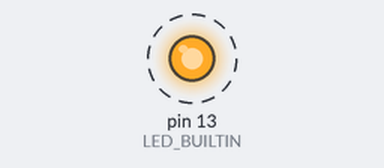
A sketch run on a simulated Teensy 4. On the bench: output pins drawn as LEDs (lit = HIGH). Dashed ring = blinking. Random numbers use the default seed unless the sketch sets one; what the sketch prints to the serial monitor is not drawn.

Above: at 0.3 s.
Timing chart, 0 to 3.1 s (numbered marks = the images above):
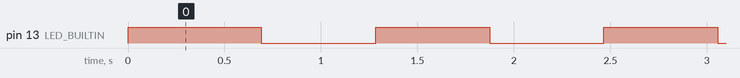

The sketch:

inear_teensy_firmware_optimized.ino
```cpp
/*
 * InEar Teensy OPTIMIZED Firmware for Teensy 4.1
 *
 * SIMULATION MODE: Generates synthetic data for all sensors
 * Streams VARIABLE-LENGTH packets over USB at 1kHz to Open Ephys
 *
 * Optimized Protocol Features:
 * - Variable packet sizes (26-55 bytes) based on data content
 * - Multi-rate sensor sampling (EEG 1kHz, Accel 250Hz, PPG 100Hz, Health 10Hz)
 * - Enumerated packet types for efficient parsing
 * - Sequence numbers for gap detection
 *
 * Must be used with "InEar Teensy Opt" plugin in Open Ephys!
 */

#include <SPI.h>

// ============================================================================
// CONFIGURATION
// ============================================================================

#define SIMULATION_MODE true   // Set to false for real hardware
#define SAMPLE_RATE_HZ 1000
#define USB_BAUD 2000000

// ============================================================================
// PROTOCOL CONSTANTS (must match plugin OptimizedProtocol.h!)
// ============================================================================

#define SYNC_BYTE_1     0xA5
#define SYNC_BYTE_2     0x5A
#define FOOTER_BYTE_1   0xC0
#define FOOTER_BYTE_2   0xC0

#define NUM_EEG_CHANNELS   5
#define NUM_ACCEL_CHANNELS 3
#define NUM_PPG_CHANNELS   3

#define SIZE_EEG       15    // 5ch × 24-bit = 15 bytes
#define SIZE_ACCEL     6     // 3ch × 16-bit = 6 bytes
#define SIZE_PPG       18    // 3ch × 48-bit = 18 bytes
#define SIZE_HEALTH    4     // Temp(2) + Battery(2) = 4 bytes
#define SIZE_MARKER    1     // 1 byte
#define SIZE_HEADER    8     // Sync(2) + Type(1) + Seq(1) + Timestamp(4)
#define SIZE_FOOTER    3     // Checksum(1) + Footer(2)

#define MAX_PACKET_SIZE 55   // Full sync with marker

// Packet types
#define PKT_EEG_ONLY           0x00
#define PKT_EEG_ACCEL          0x01
#define PKT_EEG_PPG            0x02
#define PKT_EEG_ACCEL_PPG      0x03
#define PKT_EEG_HEALTH         0x04
#define PKT_EEG_ACCEL_HEALTH   0x05
#define PKT_EEG_FULL_SYNC      0x06

#define PKT_MARKER_FLAG        0x10  // OR with base type to add marker

// Math constants
#ifndef TWO_PI
#define TWO_PI 6.283185307179586
#endif

#ifndef M_PI
#define M_PI 3.14159265358979323846
#endif

// ============================================================================
// GLOBAL VARIABLES
// ============================================================================

uint8_t packetBuffer[MAX_PACKET_SIZE];
uint8_t packetSequence = 0;
uint32_t sampleCount = 0;

// Simulation variables
float simTime = 0.0f;
const float simDeltaT = 1.0f / SAMPLE_RATE_HZ;

// Timing
IntervalTimer sampleTimer;
volatile bool dataReady = false;

// EEG simulation frequencies (Hz) for each channel
const float eegFreqs[NUM_EEG_CHANNELS] = {3.0f, 6.0f, 10.0f, 20.0f, 40.0f};

// Current sensor values (for sample-and-hold on multi-rate sensors)
int16_t accelValues[3] = {0, 0, 0};
int64_t ppgValues[3] = {0, 0, 0};
int16_t temperature = 3650;  // 36.50°C in centi-degrees
int16_t battery = 4200;      // 4200 mV
uint8_t markerByte = 0;

// ============================================================================
// PACKET TYPE DETERMINATION
// ============================================================================

uint8_t getPacketType(uint32_t sampleNum, bool hasMarker)
{
    uint8_t baseType;

    if (sampleNum % 1000 == 0)
    {
        // Full sync every 1000 samples (1 Hz)
        baseType = PKT_EEG_FULL_SYNC;
    }
    else if (sampleNum % 100 == 0)
    {
        // Health data every 100 samples (10 Hz)
        if (sampleNum % 4 == 0)
            baseType = PKT_EEG_ACCEL_HEALTH;  // Also include accel if aligned
        else
            baseType = PKT_EEG_HEALTH;
    }
    else if (sampleNum % 20 == 0)
    {
        // Both accel (250Hz) and PPG (100Hz) aligned
        baseType = PKT_EEG_ACCEL_PPG;
    }
    else if (sampleNum % 10 == 0)
    {
        // PPG every 10 samples (100 Hz)
        baseType = PKT_EEG_PPG;
    }
    else if (sampleNum % 4 == 0)
    {
        // Accel every 4 samples (250 Hz)
        baseType = PKT_EEG_ACCEL;
    }
    else
    {
        // EEG only
        baseType = PKT_EEG_ONLY;
    }

    if (hasMarker)
    {
        baseType |= PKT_MARKER_FLAG;
    }

    return baseType;
}

int getPacketSize(uint8_t packetType)
{
    int size = SIZE_HEADER + SIZE_EEG + SIZE_FOOTER;

    // Marker flag adds 1 byte
    if (packetType & PKT_MARKER_FLAG)
    {
        size += SIZE_MARKER;
    }

    // Get base type
    uint8_t baseType = packetType & 0x0F;

    switch (baseType)
    {
        case PKT_EEG_ONLY:
            break;
        case PKT_EEG_ACCEL:
            size += SIZE_ACCEL;
            break;
        case PKT_EEG_PPG:
            size += SIZE_PPG;
            break;
        case PKT_EEG_ACCEL_PPG:
            size += SIZE_ACCEL + SIZE_PPG;
            break;
        case PKT_EEG_HEALTH:
            size += SIZE_HEALTH;
            break;
        case PKT_EEG_ACCEL_HEALTH:
            size += SIZE_ACCEL + SIZE_HEALTH;
            break;
        case PKT_EEG_FULL_SYNC:
            size += SIZE_ACCEL + SIZE_PPG + SIZE_HEALTH;
            break;
    }

    return size;
}

// ============================================================================
// DATA GENERATION (SIMULATION)
// ============================================================================

void generateSimulatedData(uint8_t packetType)
{
    uint8_t baseType = packetType & 0x0F;
    bool includeAccel = (baseType == PKT_EEG_ACCEL || baseType == PKT_EEG_ACCEL_PPG ||
                         baseType == PKT_EEG_ACCEL_HEALTH || baseType == PKT_EEG_FULL_SYNC);
    bool includePPG = (baseType == PKT_EEG_PPG || baseType == PKT_EEG_ACCEL_PPG ||
                       baseType == PKT_EEG_FULL_SYNC);
    bool includeHealth = (baseType == PKT_EEG_HEALTH || baseType == PKT_EEG_ACCEL_HEALTH ||
                          baseType == PKT_EEG_FULL_SYNC);

    // Update accelerometer (250 Hz)
    if (includeAccel)
    {
        accelValues[0] = (int16_t)(100 * sin(TWO_PI * 0.2f * simTime));  // X
        accelValues[1] = (int16_t)(50 * sin(TWO_PI * 0.15f * simTime));   // Y
        accelValues[2] = (int16_t)(16384 + 30 * sin(TWO_PI * 0.25f * simTime)); // Z (gravity)
    }

    // Update PPG (100 Hz)
    if (includePPG)
    {
        float heartRate = 1.2f;  // ~72 BPM
        float heartPhase = fmod(simTime * heartRate, 1.0f);

        float ppgPulse = 0;
        if (heartPhase < 0.15f)
        {
            ppgPulse = sin(M_PI * heartPhase / 0.15f);
        }
        else if (heartPhase < 0.4f)
        {
            float decay = (heartPhase - 0.15f) / 0.25f;
            ppgPulse = cos(M_PI * decay * 0.5f) * 0.8f;
            if (heartPhase > 0.25f && heartPhase < 0.32f)
            {
                ppgPulse += 0.15f * sin(M_PI * (heartPhase - 0.25f) / 0.07f);
            }
        }

        ppgValues[0] = (int64_t)(100000000000LL + ppgPulse * 5000000000LL);   // Red
        ppgValues[1] = (int64_t)(120000000000LL + ppgPulse * 6000000000LL);   // IR
        ppgValues[2] = (int64_t)(80000000000LL + ppgPulse * 4000000000LL);    // Green
    }

    // Update health (10 Hz)
    if (includeHealth)
    {
        temperature = (int16_t)(3650 + 10 * sin(TWO_PI * 0.001f * simTime));  // ~36.5°C
        battery = (int16_t)(4200 - (simTime * 0.01f));  // Slow discharge
        if (battery < 3700) battery = 3700;
    }

    simTime += simDeltaT;
}

// ============================================================================
// PACKET BUILDING
// ============================================================================

void packInt24BE(uint8_t* dest, int32_t value)
{
    dest[0] = (value >> 16) & 0xFF;
    dest[1] = (value >> 8) & 0xFF;
    dest[2] = value & 0xFF;
}

void packInt16BE(uint8_t* dest, int16_t value)
{
    dest[0] = (value >> 8) & 0xFF;
    dest[1] = value & 0xFF;
}

void packInt48BE(uint8_t* dest, int64_t value)
{
    dest[0] = (value >> 40) & 0xFF;
    dest[1] = (value >> 32) & 0xFF;
    dest[2] = (value >> 24) & 0xFF;
    dest[3] = (value >> 16) & 0xFF;
    dest[4] = (value >> 8) & 0xFF;
    dest[5] = value & 0xFF;
}

void packUint32BE(uint8_t* dest, uint32_t value)
{
    dest[0] = (value >> 24) & 0xFF;
    dest[1] = (value >> 16) & 0xFF;
    dest[2] = (value >> 8) & 0xFF;
    dest[3] = value & 0xFF;
}

int buildPacket(uint8_t packetType)
{
    uint8_t baseType = packetType & 0x0F;
    bool hasMarker = (packetType & PKT_MARKER_FLAG) != 0;

    bool includeAccel = (baseType == PKT_EEG_ACCEL || baseType == PKT_EEG_ACCEL_PPG ||
                         baseType == PKT_EEG_ACCEL_HEALTH || baseType == PKT_EEG_FULL_SYNC);
    bool includePPG = (baseType == PKT_EEG_PPG || baseType == PKT_EEG_ACCEL_PPG ||
                       baseType == PKT_EEG_FULL_SYNC);
    bool includeHealth = (baseType == PKT_EEG_HEALTH || baseType == PKT_EEG_ACCEL_HEALTH ||
                          baseType == PKT_EEG_FULL_SYNC);

    int offset = 0;

    // Header: Sync(2) + Type(1) + Seq(1) + Timestamp(4) = 8 bytes
    packetBuffer[offset++] = SYNC_BYTE_1;
    packetBuffer[offset++] = SYNC_BYTE_2;
    packetBuffer[offset++] = packetType;
    packetBuffer[offset++] = packetSequence++;

    uint32_t timestamp = micros();
    packUint32BE(&packetBuffer[offset], timestamp);
    offset += 4;

    // EEG data (always present): 5ch × 24-bit = 15 bytes
    for (int ch = 0; ch < NUM_EEG_CHANNELS; ch++)
    {
        float amplitude = 100000.0f;
        float signal = amplitude * sin(TWO_PI * eegFreqs[ch] * simTime);
        signal += (random(-1000, 1000));
        int32_t eegValue = (int32_t)signal;
        packInt24BE(&packetBuffer[offset], eegValue);
        offset += 3;
    }

    // Marker (if present): 1 byte
    if (hasMarker)
    {
        packetBuffer[offset++] = markerByte;
    }

    // Accel (if present): 3ch × 16-bit = 6 bytes
    if (includeAccel)
    {
        for (int ch = 0; ch < NUM_ACCEL_CHANNELS; ch++)
        {
            packInt16BE(&packetBuffer[offset], accelValues[ch]);
            offset += 2;
        }
    }

    // PPG (if present): 3ch × 48-bit = 18 bytes
    if (includePPG)
    {
        for (int ch = 0; ch < NUM_PPG_CHANNELS; ch++)
        {
            packInt48BE(&packetBuffer[offset], ppgValues[ch]);
            offset += 6;
        }
    }

    // Health (if present): Temp(2) + Battery(2) = 4 bytes
    if (includeHealth)
    {
        packInt16BE(&packetBuffer[offset], temperature);
        offset += 2;
        packInt16BE(&packetBuffer[offset], battery);
        offset += 2;
    }

    // Checksum: XOR of all bytes from start to here
    uint8_t checksum = 0;
    for (int i = 0; i < offset; i++)
    {
        checksum ^= packetBuffer[i];
    }
    packetBuffer[offset++] = checksum;

    // Footer
    packetBuffer[offset++] = FOOTER_BYTE_1;
    packetBuffer[offset++] = FOOTER_BYTE_2;

    return offset;
}

// ============================================================================
// TIMER INTERRUPT
// ============================================================================

void sampleTimerISR()
{
    dataReady = true;
}

// ============================================================================
// SETUP AND LOOP
// ============================================================================

void setup()
{
    // Initialize USB Serial
    Serial.begin(USB_BAUD);

    // Wait for serial connection (with timeout)
    uint32_t startTime = millis();
    while (!Serial && (millis() - startTime < 5000))
    {
        // Wait up to 5 seconds
    }

    // Initialize random seed
    randomSeed(analogRead(0));

    // Setup LED for status
    pinMode(LED_BUILTIN, OUTPUT);
    digitalWrite(LED_BUILTIN, HIGH);

    // Start sample timer at 1kHz
    sampleTimer.begin(sampleTimerISR, 1000000 / SAMPLE_RATE_HZ);

    delay(100);
}

void loop()
{
    if (dataReady)
    {
        dataReady = false;

        // Determine packet type based on sample number
        bool hasMarkerEvent = false;  // Could be from hardware trigger
        uint8_t packetType = getPacketType(sampleCount, hasMarkerEvent);

        // Generate sensor data based on packet type
        if (SIMULATION_MODE)
        {
            generateSimulatedData(packetType);
        }
        else
        {
            // TODO: Read from real hardware
        }

        // Build and send packet
        int packetSize = buildPacket(packetType);
        Serial.write(packetBuffer, packetSize);

        sampleCount++;

        // Toggle LED every 500 samples (2Hz blink)
        static uint16_t ledCounter = 0;
        if (++ledCounter >= 500)
        {
            ledCounter = 0;
            digitalWrite(LED_BUILTIN, !digitalRead(LED_BUILTIN));
        }
    }
}
```

Measured:
- by itself, pin 13 (LED_BUILTIN): alternates HIGH for 0.59 s and LOW for 0.59 s
